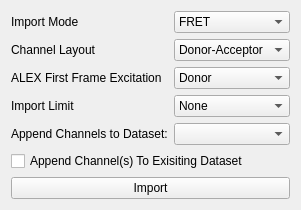
         <widget class="QWidget" name="tab_15">
          <attribute name="title">
           <string>Import Images</string>
          </attribute>
          <layout class="QVBoxLayout" name="verticalLayout_18">
           <item>
            <layout class="QFormLayout" name="formLayout">
             <item row="0" column="0">
              <widget class="QLabel" name="label">
               <property name="text">
                <string>Import Mode</string>
               </property>
              </widget>
             </item>
             <item row="0" column="1">
              <widget class="QComboBox" name="pixseq_import_mode">
               <item>
                <property name="text">
                 <string>FRET</string>
                </property>
               </item>
               <item>
                <property name="text">
                 <string>Donor</string>
                </property>
               </item>
               <item>
                <property name="text">
                 <string>Acceptor</string>
                </property>
               </item>
               <item>
                <property name="text">
                 <string>ALEX</string>
                </property>
               </item>
               <item>
                <property name="text">
                 <string>DA</string>
                </property>
               </item>
               <item>
                <property name="text">
                 <string>DD</string>
                </property>
               </item>
               <item>
                <property name="text">
                 <string>AA</string>
                </property>
               </item>
               <item>
                <property name="text">
                 <string>AD</string>
                </property>
               </item>
              </widget>
             </item>
             <item row="1" column="0">
              <widget class="QLabel" name="pixseq_channel_layout_label">
               <property name="text">
                <string>Channel Layout</string>
               </property>
              </widget>
             </item>
             <item row="1" column="1">
              <widget class="QComboBox" name="pixseq_channel_layout">
               <item>
                <property name="text">
                 <string>Donor-Acceptor</string>
                </property>
               </item>
               <item>
                <property name="text">
                 <string>Acceptor-Donor</string>
                </property>
               </item>
              </widget>
             </item>
             <item row="2" column="0">
              <widget class="QLabel" name="pixseq_alex_first_frame_label">
               <property name="text">
                <string>ALEX First Frame Excitation</string>
               </property>
              </widget>
             </item>
             <item row="2" column="1">
              <widget class="QComboBox" name="pixseq_alex_first_frame">
               <item>
                <property name="text">
                 <string>Donor</string>
                </property>
               </item>
               <item>
                <property name="text">
                 <string>Acceptor</string>
                </property>
               </item>
              </widget>
             </item>
             <item row="3" column="0">
              <widget class="QLabel" name="label_32">
               <property name="text">
                <string>Import Limit</string>
               </property>
              </widget>
             </item>
             <item row="3" column="1">
              <widget class="QComboBox" name="pixseq_import_limt">
               <item>
                <property name="text">
                 <string>None</string>
                </property>
               </item>
               <item>
                <property name="text">
                 <string>10</string>
                </property>
               </item>
               <item>
                <property name="text">
                 <string>50</string>
                </property>
               </item>
               <item>
                <property name="text">
                 <string>100</string>
                </property>
               </item>
               <item>
                <property name="text">
                 <string>200</string>
                </property>
               </item>
               <item>
                <property name="text">
                 <string>300</string>
                </property>
               </item>
               <item>
                <property name="text">
                 <string>400</string>
                </property>
               </item>
               <item>
                <property name="text">
                 <string>500</string>
                </property>
               </item>
              </widget>
             </item>
             <item row="4" column="1">
              <widget class="QComboBox" name="pixseq_append_dataset"/>
             </item>
             <item row="4" column="0">
              <widget class="QLabel" name="pixseq_append_dataset_label">
               <property name="text">
                <string>Append Channels to Dataset:</string>
               </property>
              </widget>
             </item>
            </layout>
           </item>
           <item>
            <widget class="QCheckBox" name="pixseq_append">
             <property name="text">
              <string>Append Channel(s) To Exisiting Dataset</string>
             </property>
            </widget>
           </item>
           <item>
            <widget class="QPushButton" name="pixseq_import">
             <property name="text">
              <string>Import</string>
             </property>
            </widget>
           </item>
          </layout>
         </widget>
